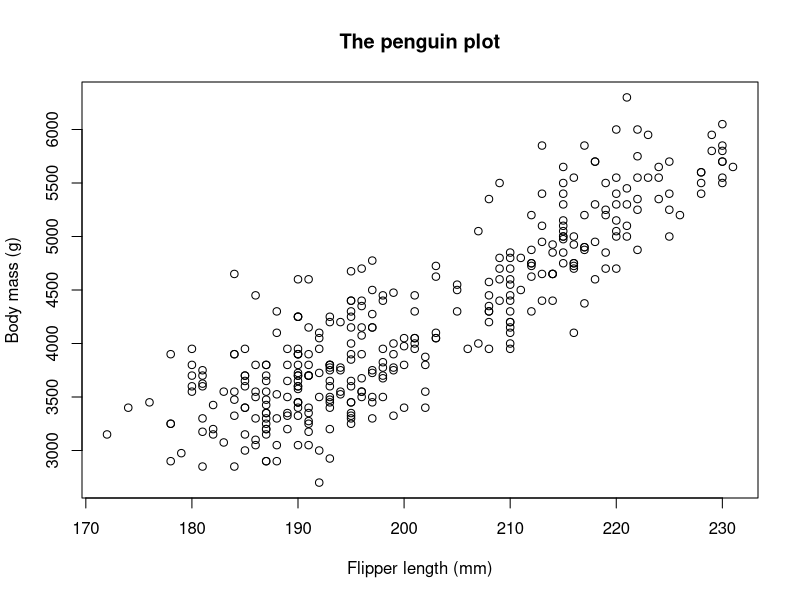
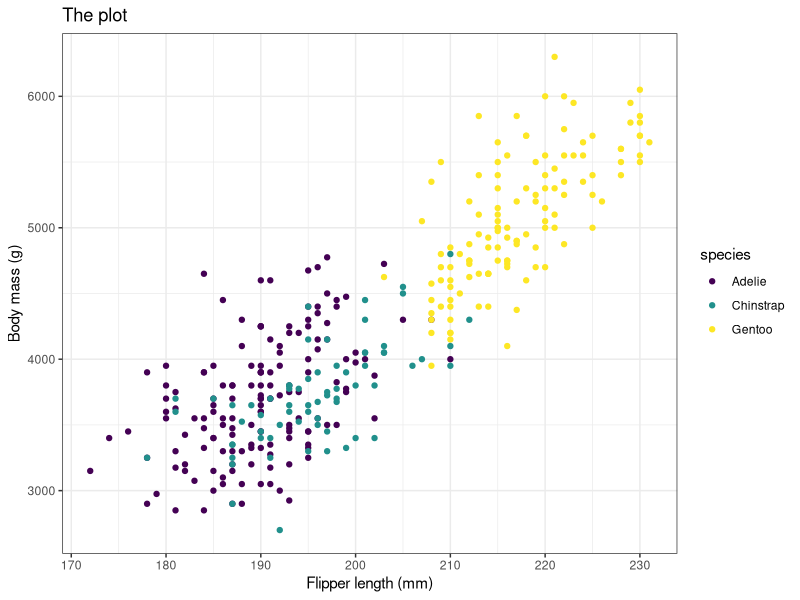

Write the R code that produced these figures, in order.
#see the data
summary(palmerpenguins::penguins)
library(ggplot2)
library(viridis)

raw_data = palmerpenguins::penguins
plot(raw_data$flipper_length_mm, raw_data$body_mass_g, xlab = "Flipper length (mm)", ylab = "Body mass (g)", main = "The penguin plot")

raw_data |> 
  ggplot(aes(x = flipper_length_mm, y = body_mass_g, col = species)) +
  geom_point() +
  scale_color_viridis(option = "viridis", discrete = TRUE) +
  labs(x = "Flipper length (mm)", y = "Body mass (g)", title = "The plot") +
  theme_bw()

